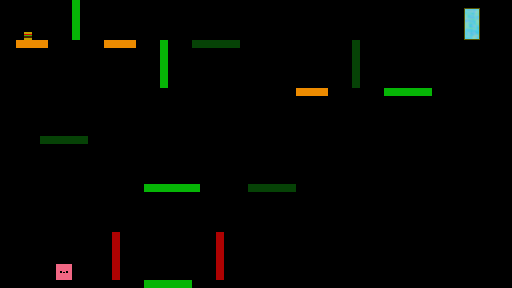

This is a level from a 2D game, rendered from its Tiled map with the project's own tilesets. A one-line summary and the map file follow, with tile-layer data summarised:
An orthogonal 64x36 tile map with 8x8 px tiles, 8 tile layers (Heaven TerrainBlock, Both LavaBlock, Both TerrainBlock, Hell TerrainBlock, ...).

<map version="1.0" orientation="orthogonal" width="64" height="36" tilewidth="8" tileheight="8">
 <tileset firstgid="1" name="tileset_new" tilewidth="8" tileheight="8">
  <image source="tileset_new.png" width="80" height="80" />
 </tileset>
 <layer name="Heaven TerrainBlock" width="64" height="36">
  <data>[2304 cells, 30 non-empty, 1 distinct tile ids]</data>
 </layer>
 <layer name="Both LavaBlock" width="64" height="36">
  <data>[2304 cells, 12 non-empty, 1 distinct tile ids]</data>
 </layer>
 <layer name="Both TerrainBlock" width="64" height="36">
  <data>[2304 cells, 40 non-empty, 1 distinct tile ids]</data>
 </layer>
 <layer name="Hell TerrainBlock" width="64" height="36">
  <data>[2304 cells, 24 non-empty, 1 distinct tile ids]</data>
 </layer>
 <layer name="Both CrumblingBlock" width="64" height="36">
  <data>[2304 cells, 12 non-empty, 1 distinct tile ids]</data>
 </layer>
 <layer name="Both Portal" width="64" height="36">
  <data>[2304 cells, 8 non-empty, 8 distinct tile ids]</data>
 </layer>
 <layer name="Hell Player" width="64" height="36">
  <data>[2304 cells, 4 non-empty, 4 distinct tile ids]</data>
 </layer>
 <layer name="Both Star" width="64" height="36">
  <data>[2304 cells, 1 non-empty, 1 distinct tile ids]</data>
 </layer>
</map>
